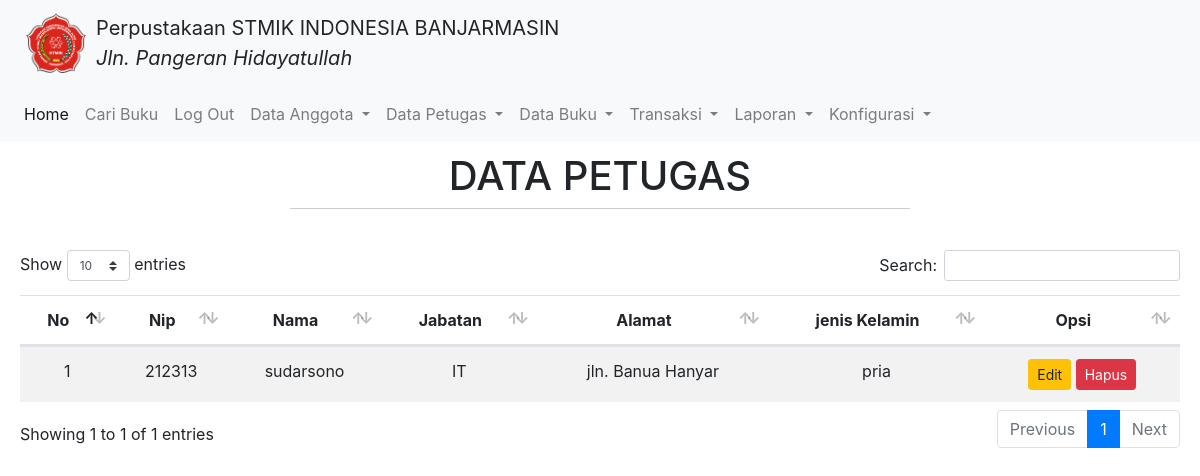
Page /?view=data-petugas (signed in) on the earlier database version.
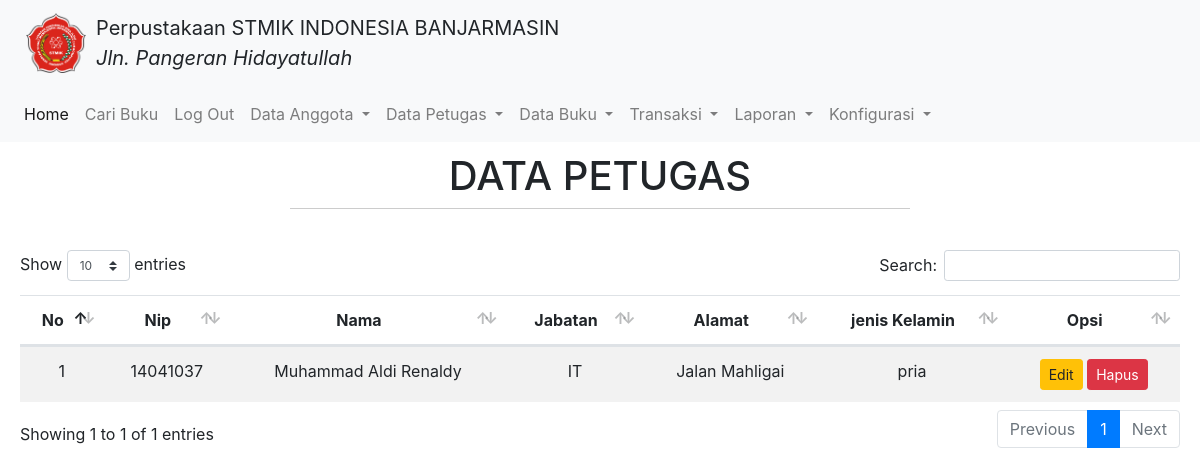
Same page on the later database version.
### tables this page shows
CREATE TABLE `petugas` (
  `nip` int(5) NOT NULL,
  `nama_petugas` varchar(30) NOT NULL,
  `jabatan` varchar(25) NOT NULL,
  `jenkel` varchar(10) NOT NULL,
  `alamat` varchar(50) NOT NULL
);

### models/admin.php (called while the page is built, shortened)
<?php
class Admin
{
  private $mysqli;
  function __construct($mysqli)
  {
    $this->mysqli = $mysqli;
  }
  public function showPetugas(){
    $db = $this->mysqli->conn;
    $sql = "SELECT * FROM petugas";
    $query = $db->query($sql);
    return $query;
  }
}
?>

### view/admin/data-petugas.php (the view, shortened to what this page needs)
<div class="header-hal">
    <h1>DATA PETUGAS</h1>
    <hr>
</div>
<div class="daftar-table">
    <table class="table table-striped text-center" id="table">
      <thead>
      <tr>
        <th>No</th>
        <th>Nip</th>
        <th>Nama</th>
        <th>Jabatan</th>
        <th>Alamat</th>
        <th>jenis Kelamin</th>
        <th>Opsi</th>
      </tr>
    </thead>
    <?php
    $data = $objAdmin->showPetugas();
    $no = 1;
    while ($a = $data->fetch_object()) {
    ?>
    <tbody>
      <tr>
        <td><?= $no; ?></td>
        <td><?= $a->nip; ?></td>
        <td><?= $a->nama_petugas; ?></td>
        <td><?= $a->jabatan; ?></td>
        <td><?= $a->alamat; ?></td>
        <td><?= $a->jenkel; ?></td>
        <td>
          <a href="?view=edit-petugas&nip=<?=$a->nip; ?>" class="btn btn-sm btn-warning">Edit</a>
          <a href="?view=hapus-petugas&nip=<?=$a->nip; ?>" class="btn btn-sm btn-danger">Hapus</a>
        </td>
      </tr>
    </tbody>
    <?php
    $no++;
    }
    ?>
    </table>
</div>

Differences in the rows shown:
removed petugas: nip "212313", nama_petugas "sudarsono", jabatan "IT", alamat "jln. Banua Hanyar", jenkel "pria"
added petugas: nip "14041037", nama_petugas "Muhammad Aldi Renaldy", jabatan "IT", alamat "Jalan Mahligai", jenkel "pria"
